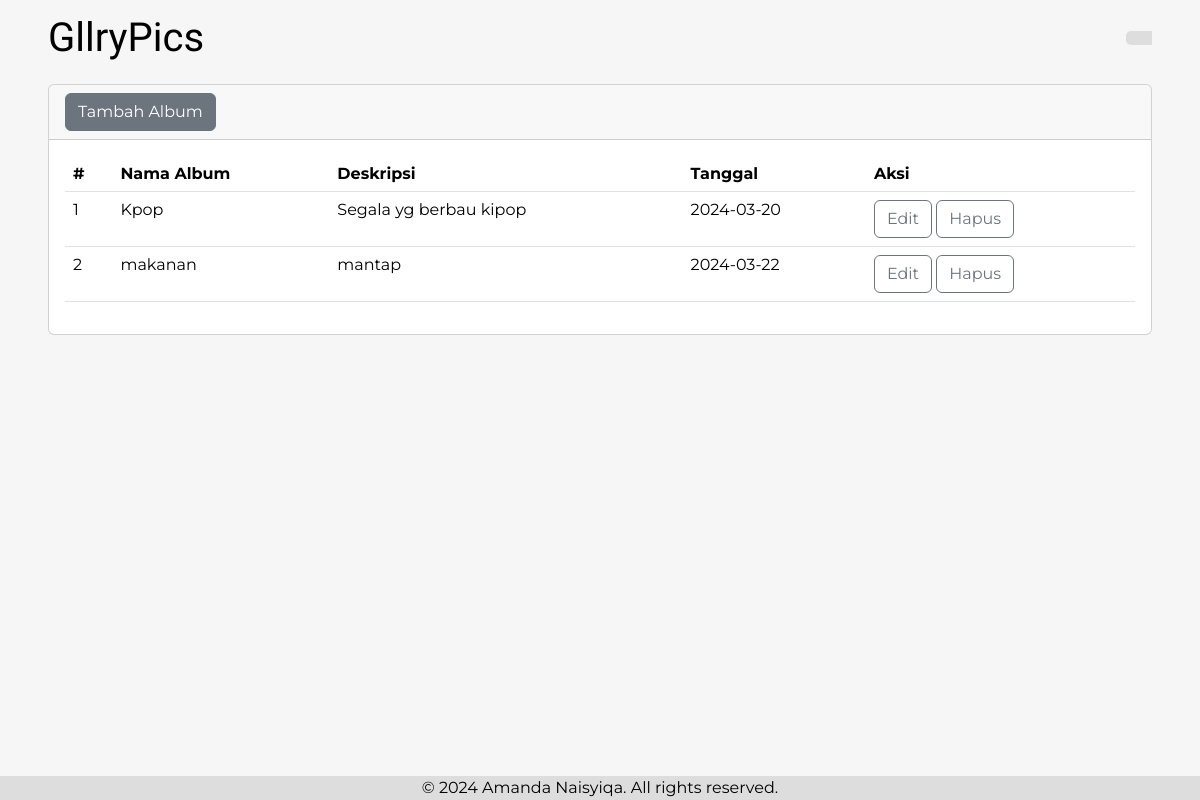
The page /album.php (signed in) on the database its author committed.
### tables this page shows
CREATE TABLE `gallery_album` (
  `AlbumId` int(11) NOT NULL,
  `NamaAlbum` varchar(255) NOT NULL,
  `Deskripsi` text NOT NULL,
  `TanggalDibuat` date NOT NULL,
  `UserId` int(11) NOT NULL
);

### album.php (the view, shortened to what this page needs)
<?php
include 'config/koneksi.php';
?>
<html lang="en">
<head>
    <link href="https://cdn.jsdelivr.net/npm/bootstrap@5.3.2/dist/css/bootstrap.min.css" rel="stylesheet">
    <link rel=" stylesheet" href="css/album.css">
</head>
<body>
    <nav class="navbar navbar-light">
        <div class="container-fluid px-5">
            <div class="col-2 justify-content-center">
                <a href="index.php" class="navbar-brand">GllryPics</a>
            </div>
            <div class="d-flex offset-8 col-2 justify-content-end">
                <div class="dropdown">
                    <div class="btn-group">
                        <button class="btn" type="button" id="dropdownMenuClickableInside" data-bs-toggle="dropdown"
                            data-bs-auto-close="outside" aria-expanded="false">
                        </button>
                    </div>
                </div>
            </div>
        </div>
    </nav>
    <div class="container-fluid px-5 pp">
        <div class="card">
            <div class="card-header">
                <button type="button" class="btn btn-secondary" data-bs-toggle="modal" data-bs-target="#exampleModal">
                    Tambah Album
                </button>
            </div>
            <div class="card-body">
                <table class="table">
                    <thead>
                        <tr>
                            <th>#</th>
                            <th>Nama Album</th>
                            <th>Deskripsi</th>
                            <th>Tanggal</th>
                            <th>Aksi</th>
                        </tr>
                    </thead>
                    <tbody class="align-items-center">
                        <?php
                       $no = 1;
                       $UserId = $_SESSION['UserId'];
                       $sql = mysqli_query($koneksi, "SELECT * FROM gallery_album WHERE UserId='$UserId'");
                        while($data = mysqli_fetch_array($sql)){
                        ?>
                        <tr>
                            <td><?php echo $no++ ?></td>
                            <td><?php echo $data['NamaAlbum']?></td>
                            <td><?php echo $data['Deskripsi']?></td>
                            <td><?php echo $data['TanggalDibuat']?></td>
                            <td>
                                <button type="button" class="btn btn-outline-secondary" data-bs-toggle="modal"
                                    data-bs-target="#edit<?php echo $data ['AlbumId'] ?>">
                                    Edit
                                </button>
                                <button type="button" class="btn btn-outline-secondary" data-bs-toggle="modal"
                                    data-bs-target="#hapus<?php echo $data ['AlbumId'] ?>">
                                    Hapus
                                </button>
                            </td>
                        </tr>
                        <?php } ?>
                    </tbody>
                </table>
            </div>
        </div>
    </div>
    <footer class="fixed-bottom d-flex justify-content-center">
        &copy; 2024 Amanda Naisyiqa. All
        rights reserved.
    </footer>
</body>
</html>

### css/album.css (style rules this page uses)
body { background-color: #f7f6f6; }
.pp { font-family: "Montserrat", sans-serif; margin-top: 7%; }
.navbar { background-color: #f7f6f6; position: fixed; top: 0; width: 100%; z-index: 1000; font-family: "Montserrat", sans-serif; }
.navbar-brand { font-size: 40px; font-family: "Urbanist", sans-serif; }
.dropdown { border-radius: 5px 0px 0px 5px; background-color: rgba(0, 0, 0, 0.1); color: black; }
footer { background-color: rgba(0, 0, 0, 0.1); color: black; font-family: "Montserrat", sans-serif; }

### rows shown on the page
gallery_album: NamaAlbum "Kpop", Deskripsi "Segala yg berbau kipop", TanggalDibuat "2024-03-20"
gallery_album: NamaAlbum "makanan", Deskripsi "mantap", TanggalDibuat "2024-03-22"
